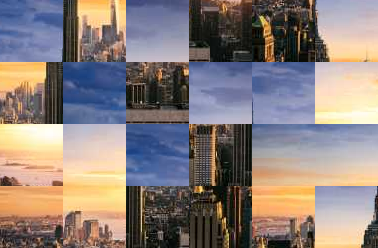
#> input picture jumbled.png, 378 x 248 px
$ python Solve_puzzles.py solve jumbled.png out.png --rows 5 --cols 5
#> lines starting #> are read from the running program, lines starting #| are printed output that depends on the picture
"""Solve a shuffled square-tile image puzzle using only pixel information.

Usage:
  python puzzle_solver.py solve   jumbled.png solved.png --rows 8 --cols 8 [--rotate]
  python puzzle_solver.py shuffle photo.jpg  jumbled.png --rows 8 --cols 8 [--rotate]
"""
import argparse
import numpy as np
from PIL import Image


def split(img, rows, cols):
    h, w = img.shape[0] // rows, img.shape[1] // cols
    return [img[r*h:(r+1)*h, c*w:(c+1)*w] for r in range(rows) for c in range(cols)]


def right_cost(left, right):
    """cost[i, j] = how badly right[j] fits to the right of left[i] (MGC measure).
    It checks that the colour change across the seam matches the colour trend
    on each side of the seam."""
    def one_side(a, b):
        edge_a, edge_b = a[:, :, -1], b[:, :, 0]          # (N, height, 3)
        grad = edge_a - a[:, :, -2]
        # Dummy gradients keep the covariance stable in flat areas.
        dummy = np.array([[0,0,0],[1,1,1],[-1,-1,-1],[1,0,0],[-1,0,0],
                          [0,1,0],[0,-1,0],[0,0,1],[0,0,-1]], float)
        out = np.empty((len(a), len(b)))
        for i in range(len(a)):
            samples = np.vstack([grad[i], dummy])
            mean = grad[i].mean(0)
            inv = np.linalg.inv(np.cov(samples, rowvar=False))
            diff = edge_b - edge_a[i] - mean               # (N, height, 3)
            out[i] = np.einsum('nhi,ij,nhj->n', diff, inv, diff)
        return out
    forward = one_side(left, right)
    backward = one_side(right[:, :, ::-1], left[:, :, ::-1]).T
    return np.sqrt(np.maximum(forward, 0)) + np.sqrt(np.maximum(backward, 0))


def build_costs(variants, n, turns):
    """D[d, a, b]: cost of variant b being next to variant a.
    d: 0=right, 1=down, 2=left, 3=up. Variant id = piece * turns + rotation."""
    right = right_cost(variants, variants)
    down_view = np.stack([np.rot90(v) for v in variants])  # bottom becomes right
    down = right_cost(down_view, down_view)
    D = np.stack([right, down, right.T, down.T])
    owner = np.arange(len(variants)) // turns
    D[:, owner[:, None] == owner[None, :]] = np.inf        # no self matches
    return D


def normalise(D, turns):
    """Divide each cost by the best competing cost. Below 1 means a distinctive match."""
    def runner_up(M, axis):
        s = np.sort(M, axis=axis)
        first = np.take(s, [0], axis=axis)
        second = np.take(s, [1], axis=axis)
        return np.where(M == first, second, first)
    S = np.empty_like(D)
    for d in range(4):
        denom = np.minimum(runner_up(D[d], 1), runner_up(D[d], 0))
        S[d] = D[d] / (denom + 1e-9)
    return S


STEP = [(0, 1), (1, 0), (0, -1), (-1, 0)]


def fits(cells, rows, cols, rotate):
    rs, cs = [p[0] for p in cells], [p[1] for p in cells]
    h, w = max(rs) - min(rs) + 1, max(cs) - min(cs) + 1
    return (h <= rows and w <= cols) or (rotate and h <= cols and w <= rows)


def assemble(S, n, turns, rows, cols):
    """Join the most reliable pairs first (Kruskal style), without overlaps."""
    finite = np.where(np.isfinite(S.reshape(-1)))[0]
    # Only right and down are needed: left and up are the same pairs reversed.
    finite = finite[finite < 2 * S.shape[1] * S.shape[2]]
    order = finite[np.argsort(S.reshape(-1)[finite], kind='stable')]

    clusters = {p: {(0, 0): (p, 0)} for p in range(n)}   # cell -> (piece, rotation)
    where = {p: (p, (0, 0)) for p in range(n)}           # piece -> (cluster, cell)

    for flat in order:
        d, a, b = np.unravel_index(flat, S.shape)
        pa, ra = divmod(int(a), turns)
        pb, rb = divmod(int(b), turns)
        ca, cell_a = where[pa]
        cb, cell_b = where[pb]
        if ca == cb:
            continue
        # Rotate cluster A's frame to agree with this match, if rotation is allowed.
        k = (clusters[ca][cell_a][1] - ra) % turns
        d2, rb2 = int(d), rb
        if k:
            d2 = (int(d) - k) % 4      # a CCW turn maps right->up, down->right
            rb2 = (rb + k) % 4
        target = (cell_a[0] + STEP[d2][0], cell_a[1] + STEP[d2][1])
        turn = (rb2 - clusters[cb][cell_b][1]) % turns

        def spin(cell):
            r, c = cell
            for _ in range(turn):
                r, c = -c, r
            return r, c

        origin = spin(cell_b)
        dr, dc = target[0] - origin[0], target[1] - origin[1]
        moved = {}
        for cell, (p, rot) in clusters[cb].items():
            r, c = spin(cell)
            moved[(r + dr, c + dc)] = (p, (rot + turn) % turns)
        if moved.keys() & clusters[ca].keys():
            continue
        if not fits(list(clusters[ca]) + list(moved), rows, cols, turns == 4):
            continue
        clusters[ca].update(moved)
        for cell, (p, _) in moved.items():
            where[p] = (ca, cell)
        del clusters[cb]
        if len(clusters) == 1:
            break
    return max(clusters.values(), key=len)


def neighbour_cost(grid, r, c, v, D):
    """Average cost of putting variant v at (r, c), and the number of neighbours."""
    total, count = 0.0, 0
    for d, (dr, dc) in enumerate(STEP):
        y, x = r + dr, c + dc
        if 0 <= y < grid.shape[0] and 0 <= x < grid.shape[1] and grid[y, x] >= 0:
            total += D[d, v, grid[y, x]]
            count += 1
    return (total / count if count else np.inf), count


def fill(cluster, n, turns, rows, cols, D):
    """Crop the largest cluster to the board, then place the remaining pieces."""
    rs, cs = [p[0] for p in cluster], [p[1] for p in cluster]
    if max(rs) - min(rs) + 1 > rows or max(cs) - min(cs) + 1 > cols:
        rows, cols = cols, rows          # assembled sideways (rotation mode)
    best = None
    for top in range(min(rs), max(min(rs), max(rs) - rows + 1) + 1):
        for lft in range(min(cs), max(min(cs), max(cs) - cols + 1) + 1):
            inside = {(r-top, c-lft): v for (r, c), v in cluster.items()
                      if 0 <= r-top < rows and 0 <= c-lft < cols}
            if best is None or len(inside) > len(best):
                best = inside
    grid = np.full((rows, cols), -1)
    for (r, c), (p, rot) in best.items():
        grid[r, c] = p * turns + rot
    free = set(range(n)) - {p for p, _ in best.values()}
    while free:
        empty = [(r, c) for r, c in zip(*np.where(grid < 0))]
        most = max(neighbour_cost(grid, r, c, 0, D)[1] for r, c in empty)
        options = [(neighbour_cost(grid, r, c, p*turns+k, D)[0], int(r), int(c), p*turns+k)
                   for r, c in empty if neighbour_cost(grid, r, c, 0, D)[1] == most
                   for p in free for k in range(turns)]
        _, r, c, v = min(options)
        grid[r, c] = v
        free.remove(v // turns)
    return grid


def solve(img, rows, cols, rotate=False):
    """Return the reconstructed image as a uint8 array."""
    tiles = split(img, rows, cols)
    h, w = tiles[0].shape[:2]
    if rotate and h != w:
        raise ValueError("Rotation mode needs square pieces.")
    if min(h, w) < 2 or len(tiles) < 2:
        raise ValueError("Need at least 2 pieces, each at least 2x2 pixels.")
    turns = 4 if rotate else 1
    variants = np.stack([np.rot90(t, k) for t in tiles for k in range(turns)])
    D = build_costs(variants.astype(float), len(tiles), turns)
    cluster = assemble(normalise(D, turns), len(tiles), turns, rows, cols)
    grid = fill(cluster, len(tiles), turns, rows, cols, D)
    return np.vstack([np.hstack([variants[v] for v in row]) for row in grid])


def shuffle(img, rows, cols, rotate=False, seed=None):
    rng = np.random.default_rng(seed)
    tiles = split(img, rows, cols)
    if rotate and tiles[0].shape[0] != tiles[0].shape[1]:
        raise ValueError("Rotation mode needs square pieces.")
    tiles = [tiles[i] for i in rng.permutation(len(tiles))]
    if rotate:
        tiles = [np.rot90(t, rng.integers(4)) for t in tiles]
    return np.vstack([np.hstack(tiles[r*cols:(r+1)*cols]) for r in range(rows)])


def main():
    ap = argparse.ArgumentParser(description="Image puzzle solver")
    ap.add_argument("mode", choices=["solve", "shuffle"])
    ap.add_argument("input")
    ap.add_argument("output")
    ap.add_argument("--rows", type=int, required=True)
    ap.add_argument("--cols", type=int, required=True)
    ap.add_argument("--rotate", action="store_true", help="pieces may be rotated")
    args = ap.parse_args()
    img = np.array(Image.open(args.input).convert("RGB"))
#> img is the input picture: shape (248, 378, 3); mean R, G, B 139, 127.4, 123.7
    if img.shape[0] % args.rows or img.shape[1] % args.cols:
        print("Warning: size not divisible by grid; extra edge pixels are cropped.")
    func = solve if args.mode == "solve" else shuffle
    Image.fromarray(func(img, args.rows, args.cols, args.rotate)).save(args.output)
#> in solve, `tiles = split(img, rows, cols)`: tiles = 25 items
#> the loop in one_side, `for i in range(len(a)):` made 25 passes
#> mean on passes 1 to 12: [36.22, 33.49, 30.06], [0.306, 0.122, 0.49], [-10.53, -11.78, -12.49], [11.39, 12.53, 11.92], [1.41, 0.857, 1.45], [14.9, 14.96, 14.57], [-3.84, -2.82, -1.94], [0.898, 0.837, 0.204], [-10.06, -10.12, -9.65], [0, -1.2, -1.37], [-0.122, 0.429, 0.0204], [-3.02, -2.63, -2.73]
#> in one_side (call 2), `grad = edge_a - a[:, :, -2]`:
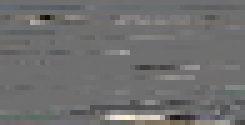
#> grad: shape (25, 49, 3) float64 (shown 5 times larger); mean of channels 0, 1, 2 -0.1, -0.4, -0.8; drawn with min black and max white
#> the loop in one_side (call 2), `for i in range(len(a)):` made 25 passes
#> mean on passes 1 to 12: [0.245, -0.306, 0.469], [-17.18, -11.12, -6.41], [-0.429, -0.245, -0.612], [-0.653, -2.45, -4.35], [12.27, 6.51, 2.9], [0.449, 0.265, 0.673], [-4.06, -3.67, -3.24], [3.14, 2.29, 1.49], [-1.18, -0.714, -0.184], [0.429, -0.449, -0.98], [-2.14, -0.939, -1.08], [-0.0204, -0.571, -0.163]
#> in one_side (call 3), `grad = edge_a - a[:, :, -2]`:
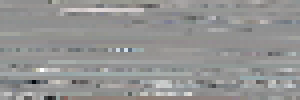
#> grad: shape (25, 75, 3) float64 (shown 4 times larger); mean of channels 0, 1, 2 2.2, 2.3, 1.8; drawn with min black and max white
#> the loop in one_side (call 3), `for i in range(len(a)):` made 25 passes
#> mean on passes 1 to 12: [5.16, 4.72, 2.48], [-0.92, -2.07, -2.65], [14.76, 13.44, 12.47], [-0.827, -0.88, -0.733], [0.507, -0.453, -1.55], [-2.28, -1.13, 0.04], [-0.933, -0.72, -0.6], [2.12, 2.12, 2.12], [2.61, 2.88, 1.41], [0.507, 1.63, -0.307], [0.213, -2.51, -1.51], [1.32, 0.56, -0.613]
#> pass 1, in one_side (call 3), `diff = edge_b - edge_a[i] - mean`:
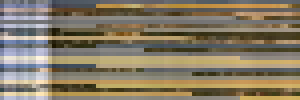
#> diff: shape (25, 75, 3) float64 (shown 4 times larger); mean of channels 0, 1, 2 24.8, 6.1, -31; drawn with min black and max white
#> the loop in one_side (call 4), `for i in range(len(a)):` made 25 passes
#> mean on passes 1 to 12: [-2.17, -1.96, -1.45], [-0.533, -1.73, 0.28], [7.16, 6.04, 5.33], [5.61, 4.56, 4.95], [1.2, 0.24, 0.733], [-1.08, -0.667, -0.253], [-0.147, -0.0133, 0.733], [-0.813, 0.76, 1.33], [-3.89, -3.93, -3.89], [-4.33, -4.28, -2.13], [0, -0.32, -1.2], [-0.387, -0.387, -0.187]
#> pass 1, in one_side (call 4), `diff = edge_b - edge_a[i] - mean`:
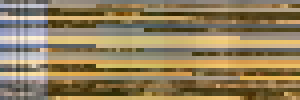
#> diff: shape (25, 75, 3) float64 (shown 4 times larger); mean of channels 0, 1, 2 59.7, 32.5, -20.9; drawn with min black and max white
#> after the loop in one_side (call 4), `for i in range(len(a)):`:
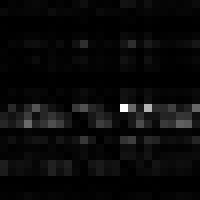
#> out: shape (25, 25) float64 (shown 8 times larger); min 149.2, max 15964605.1, mean 633935.2; drawn with min black and max white
#> in right_cost (call 2), `return np.sqrt(np.maximum(forward, 0)) + np.sqrt(np.maximum(backward, ..`:
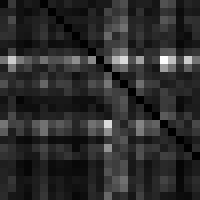
#> returned value: shape (25, 25) float64 (shown 8 times larger); min 32.26, max 6943.5, mean 1237.8; drawn with min black and max white
#> in build_costs, `owner = np.arange(len(variants)) // turns`: owner = 25 values from 0 to 24
#> in assemble, `finite = np.where(np.isfinite(S.reshape(-1)))[0]`: finite = 2400 values from 1 to 2498
#> in assemble, `finite = finite[finite < 2 * S.shape[1] * S.shape[2]]`: finite = 1200 values from 1 to 1248
#> in assemble, `order = finite[np.argsort(S.reshape(-1)[finite], kind='stable')]`: order = 1200 values, max 1248 at index 94, min 1 at index 38, mean 624.5
#> the loop in assemble, `for flat in order:` made 32 passes
#> flat on passes 19 to 30: 708, 734, 630, 313, 157, 812, 682, 53, 1072, 521, 1098, 443
#> (flat, d, a, b, pa, pb, ca, cb) on passes 1, 2, 3, 5, 7, 10: (287, 0, 11, 12, 11, 12, 11, 12), (27, 0, 1, 2, 1, 2, 1, 2), (890, 1, 10, 15, 10, 15, 10, 15), (838, 1, 8, 13, 8, 13, 8, 13), (1124, 1, 19, 24, 19, 24, 19, 24), (864, 1, 9, 14, 9, 14, 9, 14)
#> the loop in fill, `for (r, c), (p, rot) in best.items():` made 25 passes
#> (r, c, p) on passes 1 to 12: (0, 0, 0), (1, 0, 5), (0, 1, 1), (0, 2, 2), (1, 1, 6), (2, 0, 10), (3, 0, 15), (2, 1, 11), (2, 2, 12), (3, 1, 16), (3, 2, 17), (4, 1, 21)
#> in solve, `return np.vstack([np.hstack([variants[v] for v in row]) for row in gri..`:
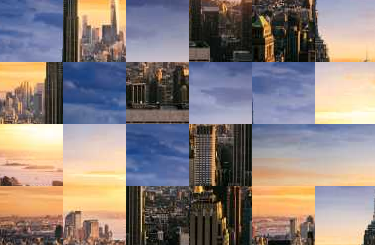
#> returned value: shape (245, 375, 3); mean of channels 0, 1, 2 139.2, 127.6, 124.2; drawn as R, G, B
    print("Saved", args.output)


if __name__ == "__main__":
    main()

$ run again, with photo.jpg saved as jumbled.png
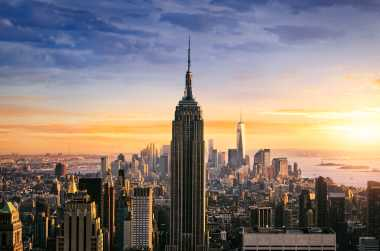
#> input picture photo.jpg, 380 x 251 px
#> in main, img is the input picture: shape (251, 380, 3); mean R, G, B 138.1, 126.5, 122.7
#> tiles = 25 items
#> the loop in one_side, `for i in range(len(a)):` made 25 passes
#> mean on passes 1 to 8: [-1.46, -1.02, -1.02], [1.2, 1.24, 0.6], [-0.04, 0.04, -0.1], [-0.04, -0.02, -0.52], [0.18, 0.36, 0.14], [0.74, 0.94, 0.32], [0.02, 0.16, -0.14], [0.08, 0.2, -0.08]
#> the loop in one_side (call 2), `for i in range(len(a)):` made 25 passes
#> mean on passes 1 to 8: [0.36, -0.6, 0.14], [0.24, -0.04, -0.04], [-0.44, -0.46, -0.38], [-0.32, -0.4, -0.26], [0.04, 0.06, 0.58], [-0.28, -0.64, 0.02], [-0.58, -0.78, -0.16], [-0.12, -0.26, 0.04]
#> edge_a: shape (25, 76, 3) float64
#> edge_b: shape (25, 76, 3) float64
#> grad: shape (25, 76, 3) float64
#> the loop in one_side (call 4), `for i in range(len(a)):` made 25 passes
#> mean on passes 1 to 8: [2.72, 2.7, 2.71], [-1.64, -1.64, -1.64], [-2.13, -1.55, -0.737], [-2.2, -2.17, -2.16], [-0.632, -0.605, -0.592], [-0.474, -0.474, -0.474], [-1.78, -1.75, -1.55], [-2.26, -2.26, -2.24]
#> pass 1, in one_side (call 4), `diff = edge_b - edge_a[i] - mean`:
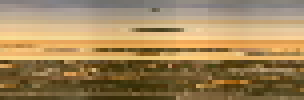
#> diff: shape (25, 76, 3) float64 (shown 4 times larger); mean of channels 0, 1, 2 66.8, 28.1, -33.2; drawn with min black and max white
#> owner = 25 values from 0 to 24
#> in assemble, `finite = np.where(np.isfinite(S.reshape(-1)))[0]`: finite = 2400 values from 1 to 2498
#> in assemble, `finite = finite[finite < 2 * S.shape[1] * S.shape[2]]`: finite = 1200 values from 1 to 1248
#> order = 1200 values, max 1248 at index 189, min 1 at index 1, mean 624.5
#> the loop in assemble, `for flat in order:` made 30 passes
#> flat on passes 19 to 26: 708, 573, 521, 313, 812, 942, 27, 1072
#> the loop in fill, `for (r, c), (p, rot) in best.items():` made 25 passes
#> (r, c, p) on passes 1 to 8: (0, 0, 0), (0, 1, 1), (1, 0, 5), (1, 1, 6), (2, 1, 11), (2, 0, 10), (3, 0, 15), (3, 1, 16)
#> in solve, `return np.vstack([np.hstack([variants[v] for v in row]) for row in gri..`:
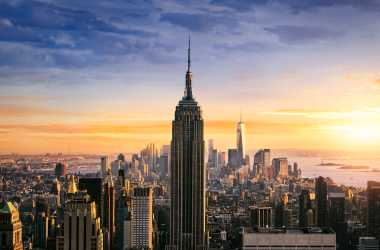
#> returned value: shape (250, 380, 3); mean of channels 0, 1, 2 138.5, 126.9, 123.1; drawn as R, G, B
